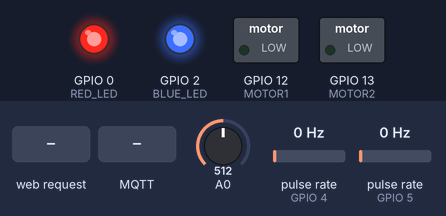
A sketch run on a simulated ESP8266 (NodeMCU). Shown: switched loads named in the sketch (green lamp = pin HIGH), output pins drawn as LEDs (lit = HIGH). Wiring (inferred from the names in the program): 2 × pulse sensor: data GPIO 4 / data GPIO 5. The test bench sets the inputs (shaded band); at power-on: A0 = 512, pulse rate (sensors on GPIO 4, GPIO 5) 0 Hz. WiFi joins after 1.5 s; servers stay silent unless stated; EEPROM starts erased; no MQTT or app messages arrive unless stated; what the sketch prints to the serial monitor is not drawn.

Above: at 2.7 s.
2.8 s: HTTP request GET /open received
At 4.0 s:
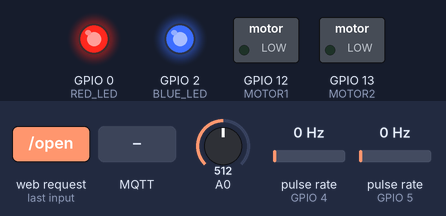
4.3 s: MQTT message "C" arrives on the first subscribed topic
At 5.4 s:
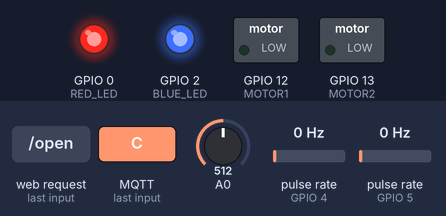
8.8 s: HTTP request GET /close received
At 10.0 s:
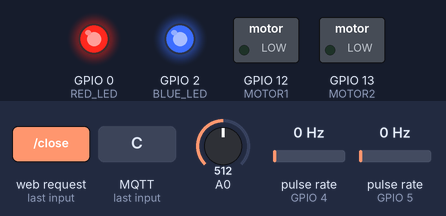
Timing chart, 0 to 11.8 s (numbered marks = the images above; inputs shaded):
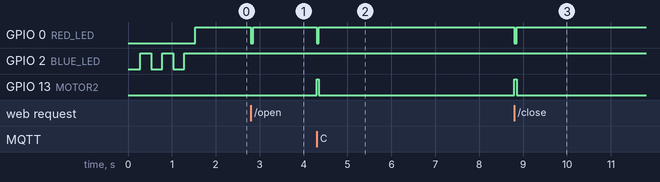

The sketch:

windowOpener.ino
```cpp
#include <EEPROM.h>
#include <ESP8266WiFi.h>
#include <ESP8266WebServer.h>
#include <ESP8266HTTPClient.h>
#include <PubSubClient.h>
#include "secrets.h"

#define RED_LED 0
#define BLUE_LED 2
#define MOTOR1 12
#define MOTOR2 13
#define ENCODER1 4
#define ENCODER2 5

#define MOTOR_TIMEOUT 15625 // TIM_DIV256 = 3.2us per tick, so 50 millis = 15625 ticks
#define WINDOW_TIMEOUT 75000 // ms

#define WEB_PORT 80
#define MQTT_PORT 1883

ESP8266WebServer webServer(WEB_PORT);
WiFiClient wifiClient;

unsigned long lastDiscovery = 0;
void HassDiscovery();
void HassCommand(char *topic, byte *payload, unsigned int len);
char mqttDiscTopic[48];
char mqttStateTopic[48];
char mqttCmdTopic[48];
char mqttAvailTopic[48];
PubSubClient mqtt(MQTT_HOST, MQTT_PORT, HassCommand, wifiClient);

bool CurrentlyOpen = false;
volatile unsigned int encoderValue = 0;
volatile unsigned int lastEncoderValue = 0;
ICACHE_RAM_ATTR void handleEncoder()
{
  ++encoderValue;
  timer1_write(MOTOR_TIMEOUT);
}

ICACHE_RAM_ATTR void stopAll()
{
  digitalWrite(MOTOR1, LOW);
  digitalWrite(MOTOR2, LOW);
}

void ReqInfo();
void ReqSetConfig();
void ReqGetConfig();
void ReqOpen();
void ReqClose();
void ReqStop();

struct config_t {
  int WriteCount = 0;
  int Version = 1;
  bool RightHanded = false;
} Config;

void setup(void) {
  pinMode(RED_LED, OUTPUT);
  digitalWrite(RED_LED, LOW); // on

  Serial.begin(115200);
  delay(25);
  Serial.println(F("\nSetup..."));

  pinMode(BLUE_LED, OUTPUT);
  digitalWrite(BLUE_LED, LOW);

  pinMode(MOTOR1, OUTPUT);
  digitalWrite(MOTOR1, LOW);
  pinMode(MOTOR2, OUTPUT);
  digitalWrite(MOTOR2, LOW);

  pinMode(ENCODER1, INPUT);
  pinMode(ENCODER2, INPUT);

  EEPROM.begin(256);
  EEPROM.get(0, Config);

  attachInterrupt(digitalPinToInterrupt(ENCODER1), handleEncoder, RISING);
  attachInterrupt(digitalPinToInterrupt(ENCODER2), handleEncoder, RISING);
  timer1_isr_init();
  timer1_attachInterrupt(stopAll);

  Serial.println(F("WiFI begin " WIFI_SSID));
  WiFi.setSleepMode(WIFI_NONE_SLEEP);
  WiFi.setAutoConnect(true);
  WiFi.begin(WIFI_SSID, WIFI_PASS);
  while (WiFi.status() != WL_CONNECTED)
  {
    digitalWrite(BLUE_LED, LOW); // on
    delay(250);
    digitalWrite(BLUE_LED, HIGH); // off
    delay(250);
    Serial.print(".");
  }
  WiFi.setAutoReconnect(true);
  Serial.print(F("  Connected, IP: "));
  Serial.println(WiFi.localIP());

  snprintf(mqttDiscTopic, sizeof(mqttDiscTopic), "homeassistant/cover/wopener/%06X/config", ESP.getChipId());
  snprintf(mqttAvailTopic, sizeof(mqttAvailTopic), "homeassistant/cover/wopener/%06X/avail", ESP.getChipId());
  snprintf(mqttStateTopic, sizeof(mqttStateTopic), "homeassistant/cover/wopener/%06X/get", ESP.getChipId());
  snprintf(mqttCmdTopic, sizeof(mqttCmdTopic), "homeassistant/cover/wopener/%06X/set", ESP.getChipId());
  mqtt.setBufferSize(1024);

  webServer.on("/", &ReqInfo);
  webServer.on("/open", &ReqOpen);
  webServer.on("/close", &ReqClose);
  webServer.on("/stop", &ReqStop);
  webServer.on("/config", &ReqGetConfig);
  webServer.on("/set_config", &ReqSetConfig);
  webServer.begin();

  int seed = 0;
  for (int i = 0; i < 32; ++i)
    seed = (analogRead(A0)&1) | (seed << 1);
  randomSeed(seed ? seed : millis());

  digitalWrite(RED_LED, HIGH); // off

  Serial.println(F("Setup finished"));

  //closeWindow();
}

unsigned long motorStartMS = 0, motorCheckMS = 0;
void preStart()
{
  stopAll();
  if (motorStartMS)
    delay(25); // was it already moving? pause a little

  timer1_write(MOTOR_TIMEOUT);
  timer1_enable(TIM_DIV256, TIM_EDGE, TIM_SINGLE);
  motorCheckMS = millis();
  motorStartMS = motorCheckMS ? motorCheckMS : 1;
  encoderValue = lastEncoderValue = 0;

  digitalWrite(RED_LED, LOW); // on
}

void openWindow()
{
  if (motorStartMS && CurrentlyOpen)
    return; // already moving

  preStart();
  digitalWrite(Config.RightHanded ? MOTOR1 : MOTOR2, HIGH);

  CurrentlyOpen = true;
  mqtt.publish(mqttStateTopic, "opening");
  Serial.print("Opening window");
}

void closeWindow()
{
  if (motorStartMS && !CurrentlyOpen)
    return; // already moving

  preStart();
  digitalWrite(Config.RightHanded ? MOTOR2 : MOTOR1, HIGH);

  CurrentlyOpen = false;
  mqtt.publish(mqttStateTopic, "closing");
  Serial.print("Closing window");
}

void checkMotor()
{
  if (!motorStartMS)
    return;

  auto now = millis();
  if ((now - motorCheckMS) < 50)
    return;

  if (encoderValue != lastEncoderValue && (now - motorStartMS) < WINDOW_TIMEOUT)
  {
    lastEncoderValue = encoderValue;
    motorCheckMS = now;
  }
  else
  {
    stopAll();
    timer1_disable();
    digitalWrite(RED_LED, HIGH); // off

    Serial.print("Stopped window after ");
    Serial.print(now - motorStartMS);
    Serial.print(" ms and ");
    Serial.print(encoderValue);
    Serial.print(" encoder ticks");
    Serial.println("!");

    motorStartMS = 0;

    mqtt.publish(mqttStateTopic, CurrentlyOpen ? "open" : "closed");
  }
}

void loop(void)
{
  if (WiFi.status() != WL_CONNECTED)
  {
    digitalWrite(BLUE_LED, LOW); // on
    Serial.println("NOT CONNECTED :(");
    Serial.print("wifi status = ");
    Serial.println(WiFi.status());
    delay(100);
    digitalWrite(BLUE_LED, HIGH); // off
  }

  webServer.handleClient();
  checkMotor();

  if (!mqtt.loop())
  {
    Serial.print("Re-connecting to MQTT... ");
    Serial.println(mqtt.state());

    char clientID[16];
    snprintf(clientID, sizeof(clientID), "wopener-%06X", ESP.getChipId());

    if (!mqtt.connect(clientID, MQTT_USER, MQTT_PASS, mqttAvailTopic, 0, false, "offline"))
    {
      Serial.print("MQTT connect failed: ");
      Serial.println(mqtt.state());
    }
    else
    {
      Serial.println("MQTT Connected!");
      mqtt.subscribe(mqttCmdTopic, 1);
      HassDiscovery();
    }
  }
  else
  {
    if ((millis() - lastDiscovery) >= 600000)
      HassDiscovery();
  }
}

void ReqInfo()
{
  Serial.println(F("info requested"));

  if (!webServer.authenticate(WEB_USER, WEB_PASS)) {
    webServer.requestAuthentication();
    return;
  }

  String doc;

  doc += R"html(
<!DOCTYPE html>
<html>
<head><title>WOpener</title>
<script>
function xhr(it) {
  var xhttp = new XMLHttpRequest();
  xhttp.open("GET", it, true);
  xhttp.send();
}
</script>
</head>
<body>
<h1>WOpener - Window Controller v1.0</h1>
<button type="button" onclick="xhr('/open')">Open</button> <button type="button" onclick="xhr('/close')">Close</button> <button type="button" onclick="xhr('/stop')">STOP</button>
<br /><br />
<a href="/config">View/edit configuration</a><br /><br />
)html";
  doc += "<br /><h2>Rght now I think the window is: <b>"; doc += CurrentlyOpen ? "open" : "closed"; doc += "</b></h2><br /><br />\n";
  doc += "Serial: <b>"; doc += String(ESP.getChipId(), HEX); doc += "</b><br />\n";
  doc += "Now: <b>"; doc += millis(); doc += "</b><br />\n";
  doc += "</body></html>";

  webServer.send(200, "text/html", doc);
}

void ReqOpen()
{
  Serial.println(F("/open requested"));

  if (!webServer.authenticate(WEB_USER, WEB_PASS)) {
    webServer.requestAuthentication();
    return;
  }

  openWindow();
  webServer.send(200, "text/plain", "OPENING");
}

void ReqClose()
{
  Serial.println(F("/close requested"));

  if (!webServer.authenticate(WEB_USER, WEB_PASS)) {
    webServer.requestAuthentication();
    return;
  }

  closeWindow();
  webServer.send(200, "text/plain", "CLOSING");
}

void ReqStop()
{
  stopAll();
  Serial.println(F("/stop requested"));
  webServer.send(200, "text/plain", "STOPPING");
}

void ReqGetConfig()
{
  Serial.println(F("/config requested"));

  if (!webServer.authenticate(WEB_USER, WEB_PASS)) {
    webServer.requestAuthentication();
    return;
  }

  String form;

  form += R"html(
<!DOCTYPE html>
<html>
<head><title>WOpener Config</title></head>
<body>
<h1>WOpener - Configuration</h1>
<br /><br />Write Count: <b>)html";
  form += Config.WriteCount;
  form += R"html(</b>
<br /><br />
<form method="PORT" action="/set_config">
<input type="checkbox" name="RightHanded" id="rh" value="1" )html";
  if (Config.RightHanded) form += " checked ";
  form += R"html( /><label for="rh">Right Handed (opens clockwise)</label>
<br />
<input type="submit" value="Save to EEPROM" /><br />
</form></body></html>)html";

  webServer.send(200, "text/html", form);
}

void ReqSetConfig()
{
  Serial.println(F("/set_config requested"));

  if (!webServer.authenticate(WEB_USER, WEB_PASS)) {
    webServer.requestAuthentication();
    return;
  }

  Config.Version = 1;
  Config.WriteCount++;

  Config.RightHanded = webServer.hasArg("RightHanded") && webServer.arg("RightHanded") == "1";

  EEPROM.put(0, Config);
  EEPROM.commit();

  webServer.send(200, "text/plain", "OK, config written\n");
  Serial.println(F("Config written."));
}

void HassDiscovery()
{
  Serial.println(F("Sending Hass Discovery & availability & state"));

  char discoveryMsg[512];
  snprintf(discoveryMsg, sizeof(discoveryMsg),
    R"json({"dev_cla":"window","name":"Window Opener %06X","uniq_id":"%06X","avty_t":"%s","cmd_t":"%s","stat_t":"%s","pl_cls":"close","pl_open":"open","pl_stop":"stop"})json",
    ESP.getChipId(),
    ESP.getChipId(),
    mqttAvailTopic,
    mqttCmdTopic,
    mqttStateTopic);

  mqtt.publish(mqttDiscTopic, discoveryMsg);

  mqtt.publish(mqttAvailTopic, "online");

  if (!motorStartMS) // don't send while moving
    mqtt.publish(mqttStateTopic, CurrentlyOpen ? "open" : "closed");

  lastDiscovery = millis();
}

void HassCommand(char *topic, byte *payload, unsigned int len)
{
  if (!payload || !len || toupper(payload[0]) == 'S')
    stopAll();
  else if (toupper(payload[0]) == 'O')
    openWindow();
  else if (toupper(payload[0]) == 'C')
    closeWindow();

  Serial.print(F("Command was from MQTT: '"));
  Serial.write(payload, len);
  Serial.println("'");
}
```

secrets.h
```cpp
#pragma once

#define MQTT_HOST "127.0.0.1"
#define MQTT_USER "username"
#define MQTT_PASS "password"
#define WIFI_SSID "ssid"
#define WIFI_PASS "password"
#define WEB_USER "username"
#define WEB_PASS "password"
```

Measured:
- after the input at 2.8 s, GPIO 0 (RED_LED): HIGH → LOW at once, → HIGH 0.05 s later
- after the input at 4.3 s, GPIO 0 (RED_LED): HIGH → LOW at once, → HIGH 0.05 s later; GPIO 13 (MOTOR2): LOW → HIGH at once, → LOW 0.05 s later
- after the input at 8.8 s, GPIO 0 (RED_LED): HIGH → LOW at once, → HIGH 0.05 s later; GPIO 13 (MOTOR2): LOW → HIGH at once, → LOW 0.05 s later
